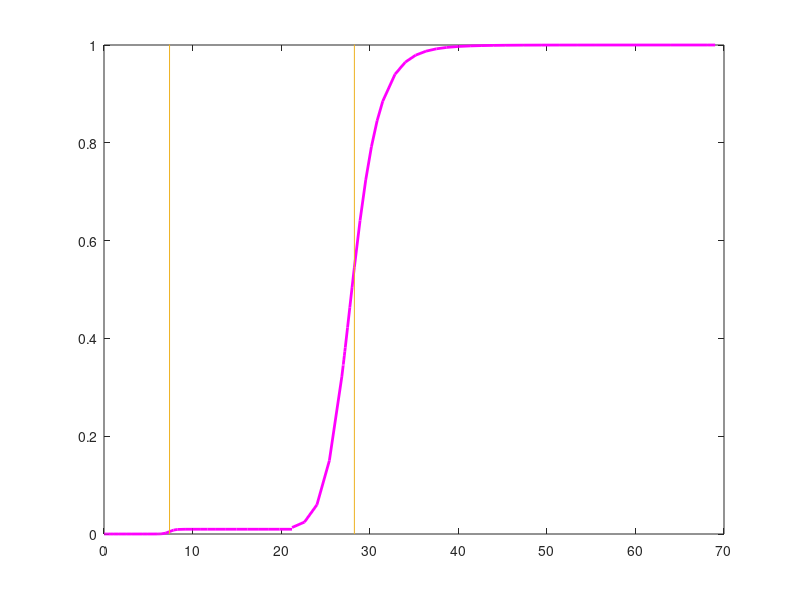

MATLAB code to generate this figure:
%Declare the parameters
load('running_integral_Ttot.mat')
B=running_integral %B=integral de dTtot

T=[0;1.40180284134904e-05;2.80360568269809e-05;4.20540852404713e-05;9.69151593335438e-05;0.000151776233426616;0.000206637307519689;0.000261498381612761;0.000377164775829906;0.000492831170047050;0.000608497564264195;0.000724163958481340;0.000839830352698484;0.000988038736006651;0.00113624711931482;0.00128445550262298;0.00143266388593115;0.00158087226923932;0.00188262383487526;0.00218437540051119;0.00248612696614713;0.00278787853178307;0.00578827150495755;0.00878866447813203;0.0117890574513065;0.0320523092907159;0.0523155611301254;0.0725788129695348;0.0928420648089442;0.191374266935380;0.289906469061816;0.388438671188251;0.486970873314687;0.775670213692159;1.06436955406963;1.35306889444710;1.64176823482457;1.93046757520205;2.53046757520205;3.13046757520205;3.73046757520205;4.33046757520205;4.93046757520205;5.53046757520205;6;6;6.00000003385195;6.00000006770391;6.00000010155586;6.00000035988293;6.00000061821000;6.00000087653708;6.00000113486415;6.00000170776912;6.00000228067410;6.00000285357908;6.00000342648405;6.00000399938903;6.00000466639165;6.00000533339427;6.00000600039689;6.00000666739951;6.00000733440213;6.00000844498824;6.00000955557435;6.00001066616046;6.00001177674657;6.00001288733268;6.00001532526774;6.00001776320279;6.00002020113785;6.00002263907290;6.00004701842345;6.00007139777400;6.00009577712454;6.00030542569433;6.00051507426412;6.00072472283391;6.00093437140370;6.00166281549169;6.00239125957968;6.00311970366767;6.00384814775566;6.00457659184366;6.00554441489500;6.00651223794635;6.00748006099770;6.00844788404905;6.00941570710040;6.01038353015174;6.01177088167894;6.01315823320613;6.01454558473332;6.01593293626052;6.01732028778771;6.01870763931490;6.02070552574735;6.02270341217979;6.02470129861223;6.02669918504467;6.02869707147711;6.03069495790955;6.03435064690817;6.03800633590680;6.04166202490543;6.04531771390405;6.04897340290268;6.05262909190131;6.05774057679682;6.06285206169233;6.06796354658784;6.07307503148336;6.07818651637887;6.09039072976660;6.10259494315433;6.11479915654206;6.12700336992979;6.24904550380711;6.37108763768442;6.49312977156173;6.94636198604357;7.39959420052542;7.85282641500726;8.30605862948911;9.15355319506215;10.0010477606352;10.8485423262082;11.6960368917813;12.5435314573543;13.7571340118168;14.9707365662793;16.1843391207418;17.3979416752043;18.6115442296668;19.8251467841293;21.2297994834073;22.6344521826853;24.0391048819633;25.4437575812414;26.8484102805194;27;27;27.0000000310700;27.0000000621400;27.0000000932100;27.0000002514154;27.0000004096209;27.0000005678263;27.0000006967083;27.0000008255903;27.0000009544723;27.0000010833543;27.0000012684710;27.0000014535876;27.0000016387043;27.0000018238209;27.0000020089376;27.0000022256994;27.0000024424613;27.0000026592232;27.0000028759850;27.0000030927469;27.0000033308828;27.0000035690188;27.0000038071548;27.0000040452908;27.0000042834267;27.0000046094149;27.0000049354030;27.0000052613912;27.0000055873793;27.0000059133674;27.0000064108732;27.0000069083791;27.0000074058849;27.0000079033907;27.0000084008965;27.0000093350572;27.0000102692179;27.0000112033786;27.0000121375393;27.0000130717000;27.0000199375589;27.0000268034179;27.0000336692768;27.0000405351358;27.0001091937252;27.0001778523146;27.0002465109040;27.0009330967982;27.0016196826923;27.0023062685864;27.0091721275279;27.0160379864694;27.0229038454109;27.0772143637493;27.1315248820878;27.1858354004262;27.2401459187647;27.4971977909532;27.7542496631417;28.0113015353302;28.2683534075187;28.9091860551919;29.5500187028652;30.1908513505385;30.8316839982118;31.4725166458851;32.8560731808805;34.0234039339042;35.1907346869278;36.3580654399515;37.5253961929751;38.6927269459988;40.0156650592173;41.3386031724358;42.6615412856543;43.9844793988729;45.3074175120914;47.3523511368752;49.3972847616591;51.4422183864429;53.4871520112268;55.5320856360107;59.7320856360107;63.9320856360107;68.1320856360107;69];
%Tiempo de integral

% Hill coefficients: steepness of the functions:
n_TH1=10;
n_TH2=10;

%Valores de K salidos de integral de B
K_TH1=1.0121e+07; 
K_TH2=3.6552e+08;

%Intervalos de Fases
indexchange=find(B>=(K_TH2-K_TH1)/2,1)
B1=B(1:indexchange)
B2=B(indexchange:end)

indexKTH1=find(B>=K_TH1,1)
indexKTH2=find(B>=K_TH2,1)
T1=T(indexKTH1)
T2=T(indexKTH2)

%Parameters
%r13
F3=4
F2=0.038989
F1=0.000038989 

%%
% Declare the sigmoidal functions
Resp_TH1=@(B, K_TH1, n_TH1)F1 +((F2-F1)*(B.^n_TH1./(B.^n_TH1+K_TH1.^n_TH1)));
Resp_TH2=@(B, K_TH2, n_TH2)F2 +((F3-F2)*(B.^n_TH2./(B.^n_TH2+K_TH2.^n_TH2)));

%%
%Plot the Hill Equations
figure(1)
plot(T(1:indexchange),Resp_TH1(B1, K_TH1, n_TH1)./F3, 'Color','m','LineWidth',2); %./F1 for normalizing parameter values
hold on
plot(T(indexchange:end),Resp_TH2(B2, K_TH2, n_TH2)./F3,'Color','m','LineWidth',2);
ylim([0,1])
hold on
line([T1, T1], [0,1.1]);
hold on
line([T2,T2], [0,1.1]);
